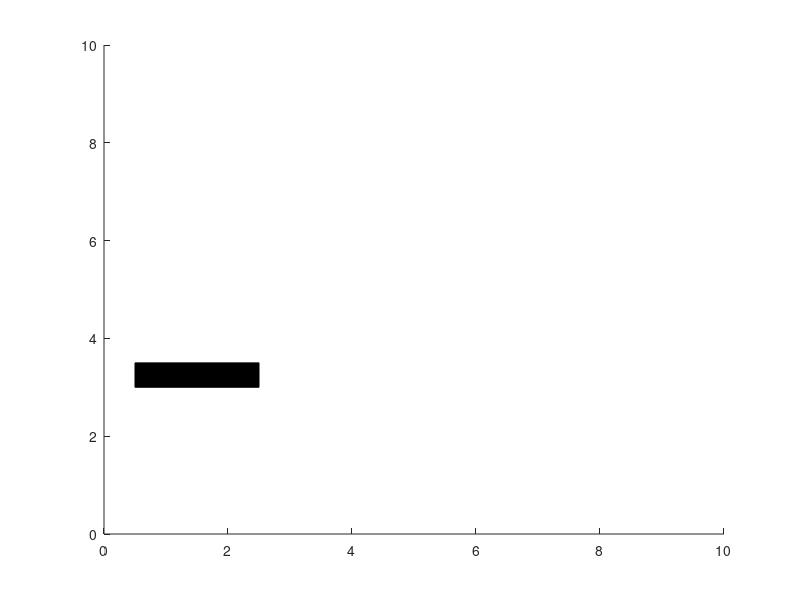

Reproduce this figure in MATLAB. (Note: this script raises an error after producing the figure.)
% plot_env

axis([0 10 0 10])




% 
obs_locs = [
    .5 3  2.5 3.5;
    .5 .5  4 1;
     3 3  5.5 3.5;
    4.5 .5  8.5 1;
    0 6.5  7 7;
    4 7.5  10 8;
    8 5.5  10 6;
    2 5.5  7 6;
   1 4.5  10 5;
    4.5 1  5 2.5;
    9.5 1  10 2.5;
    5 6 5.5 6.5
    1.5 8.5  8.5 9;
    2 7  2.5 8.5;

    ];


for i = 1:size(obs_locs,1)
    patch( [obs_locs(i,1) obs_locs(i,1)  obs_locs(i,3) obs_locs(i,3)  ], ...
        [obs_locs(i,2) obs_locs(i,4)  obs_locs(i,4) obs_locs(i,2)  ],'k' );
    
    [ix_obs_st,iy_obs_st]= xy_to_indices( obs_locs(i,1), obs_locs(i,2));
    [ix_obs_en,iy_obs_en]= xy_to_indices( obs_locs(i,3), obs_locs(i,4));
    
end

